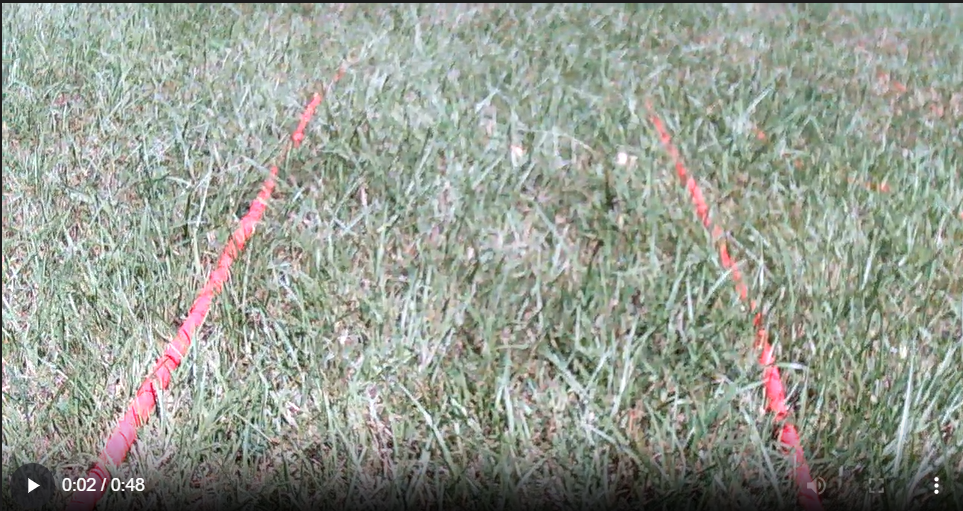
#> input picture code/main_control/outdoor_line.png, 963 x 511 px, given in place of the camera
$ python outdoor_2.py
#> lines starting #> are read from the running program, lines starting #| are printed output that depends on the picture; after the words box and inside, x2 and y2 are one past the last pixel; in counts of white or black regions, pixels touching at a corner belong together
### code/main_control/line_follow_outdoor/utils.py
from .configuration import LineFollowConfig
import cv2
import time
import numpy as np

def proportional_roi(frame, bottom_start_ratio=LineFollowConfig.ROI_BOTTOM_START, height_ratio=LineFollowConfig.ROI_HEIGHT_RATIO):
    h, w = frame.shape[:2]
    y1 = int(h * bottom_start_ratio)
    y2 = int(h * min(1.0, bottom_start_ratio + height_ratio))
    roi = frame[y1:y2, 0:w]
    return roi, (0, y1, w, y2 - y1)  # ROI 與其在原圖的位置（x, y, w, h）

def warp_perspective(img, top_left_ratio=(0.25, 0.0), top_right_ratio=(0.75, 0.0),
                     bottom_left_ratio=(0.0, 1.0), bottom_right_ratio=(1.0, 1.0),
                     out_size=(400, 600)):
    """
    將 ROI 透視校正成矩形
    - top_left_ratio ... (x_ratio, y_ratio) 代表原圖相對位置
    - out_size ... 輸出影像大小 (w, h)
    """
    h, w = img.shape[:2]

    # 定義來源四邊形 (依照比例轉 pixel)
    src = np.float32([
        [w * top_left_ratio[0], h * top_left_ratio[1]],       # 左上
        [w * top_right_ratio[0], h * top_right_ratio[1]],     # 右上
        [w * bottom_left_ratio[0], h * bottom_left_ratio[1]], # 左下
        [w * bottom_right_ratio[0], h * bottom_right_ratio[1]]# 右下
    ])

    # 定義輸出矩形座標
    dst = np.float32([
        [0, 0],                 # 左上
        [out_size[0], 0],       # 右上
        [0, out_size[1]],       # 左下
        [out_size[0], out_size[1]] # 右下
    ])

    # 透視矩陣
    M = cv2.getPerspectiveTransform(src, dst)

    # 進行透視校正
    warped = cv2.warpPerspective(img, M, out_size)

    return warped, M

def clamp(v, lo, hi):
    return max(lo, min(hi, v))

def red_mask_hsv(bgr):
    hsv = cv2.cvtColor(bgr, cv2.COLOR_BGR2HSV)
    mask1 = cv2.inRange(hsv, LineFollowConfig.H_LOW1, LineFollowConfig.H_HIGH1)
    mask2 = cv2.inRange(hsv, LineFollowConfig.H_LOW2, LineFollowConfig.H_HIGH2)
    mask = cv2.bitwise_or(mask1, mask2)
    # 形態學去噪
    k = cv2.getStructuringElement(cv2.MORPH_ELLIPSE, (LineFollowConfig.KERNEL_SIZE, LineFollowConfig.KERNEL_SIZE))
    mask = cv2.morphologyEx(mask, cv2.MORPH_OPEN, k)
    mask = cv2.morphologyEx(mask, cv2.MORPH_CLOSE, k)
    return mask

class PID:
    def __init__(self, kp, ki, kd, clamp_i=LineFollowConfig.INTEGRAL_CLAMP):
        self.kp = kp
        self.ki = ki
        self.kd = kd
        self.clamp_i = clamp_i
        self.e_prev = 0.0
        self.i_term = 0.0
        self.t_prev = None

    # [4 lines left out: function reset, not called in this run]

    def step(self, error):
        t = time.time()
        if self.t_prev is None:
            dt = 0.03  # 給個小 dt 避免第一步爆衝
        else:
            dt = max(1e-3, t - self.t_prev)

        # PID
        p = error
        self.i_term = clamp(self.i_term + error * dt, -self.clamp_i, self.clamp_i)
        d = (error - self.e_prev) / dt

        u = self.kp * p + self.ki * self.i_term + self.kd * d

        # 更新
        self.e_prev = error
        self.t_prev = t
        return u

### code/main_control/line_follow_outdoor/LineFollower.py
import cv2
import numpy as np
import math
from .DummyMotor import Motor
from .configuration import LineFollowConfig
from .utils import proportional_roi, PID, clamp, red_mask_hsv, warp_perspective


class LineFollower:
    """
    單邊循跡程式，藉由紅線的分布計算其位置與斜率，
    並用 PID 控制馬達，使車子保持在紅線一側的固定距離。
    """

    def __init__(self, motorL: Motor, motorR: Motor):
        self.motorL: Motor = motorL
        self.motorR: Motor = motorR
        self.pid = PID(LineFollowConfig.KP, LineFollowConfig.KI, LineFollowConfig.KD)
        self.base_speed = LineFollowConfig.BASE_SPEED

        self.prev_avg_offset = 0.0
        self.prev_avg_slope = 0.0

    def set_offset_amplify(self, inp: float, gamma: float):
        outp = abs(inp**gamma)
        if inp < 0:
            outp *= -1
        return outp

    def read_frame(self, frame, debug=True, return_frame = False):
        """
        1. 擷取 ROI + 透視校正
        2. 做紅色遮罩
        3. 掃描紅點平均位置
        4. 計算斜率 & 偏移
        5. 回傳
        debug=True 時會畫出 ROI、mask、各點、平均線
        """
        # --- 透視校正 ---
        frame, M = warp_perspective(frame)
        roi, (rx, ry, rw, rh) = proportional_roi(frame)
        roi = roi[:, :rw // 2]  # 只看左半邊
        mask = red_mask_hsv(roi)

        h, w = mask.shape
        # print(f"h: {h}, w: {w}")
        points = []

        # --- 掃描紅線平均位置 ---
        for y in range(h-1, 0, -5):  # 從下往上，每5像素掃描
            xs = np.where(mask[y, :] > 0)[0]
            if len(xs) > 0:
                x_mean = int(np.mean(xs))
                points.append((x_mean, y))

        if len(points) < 2:
            cal_line = False
        else:
            cal_line = True

        if cal_line:
            # --- 計算斜率 & 偏移 ---
            slope_sum = 0.0
            offset_sum = 0.0
            total_dy = 0
            for i in range(len(points)-1):
                (x1, y1), (x2, y2) = points[i], points[i+1]
                dy = abs(y2 - y1)
                if dy != 0:
                    slope = (x2 - x1) / (y2 - y1)
                    slope_sum += slope * dy
                offset_sum += self.set_offset_amplify((points[i][0] - w // 2) * dy, 1.22)
                total_dy += dy

            # 斜率: 右下到左上 > 0；左下到右上 < 0
            avg_slope = slope_sum / total_dy if total_dy != 0 else 0
            avg_slope += LineFollowConfig.SLOPE_CALIBRATION
            # 偏移: 左負右正
            avg_offset = offset_sum / total_dy
            avg_offset -= (LineFollowConfig.LINE_POSITION - 0.5) * w  # 調整基準
            avg_offset = self.set_offset_amplify(avg_offset, 3)

            # 寫入記憶中，未來沒有偵測到現就用紀錄的值
            self.prev_avg_offset = avg_offset
            self.prev_avg_slope = avg_slope
        else:
            avg_slope, avg_offset = self.prev_avg_slope, self.prev_avg_offset

        # PID 控制
        u = self.pid.step(avg_offset)

        # --- Debug 顯示 ---
        roi_debug = roi.copy()
        roi_debug = roi_debug if len(roi_debug.shape)==3 else cv2.cvtColor(roi_debug, cv2.COLOR_GRAY2BGR)
        # 畫每個掃描點
        for x, y in points:
            cv2.circle(roi_debug, (x, y), 3, (0, 255, 0), -1)

        # 畫平均 offset 線 (垂直線)
        avg_x = int(w//2 + avg_offset)
        cv2.line(roi_debug, (avg_x, 0), (avg_x, h-1), (255, 0, 0), 2)

        # 畫平均斜率線 (過 avg_x, roi 中心 y)
        y_center = h//2
        x1_line = int(avg_x - avg_slope * y_center)
        x2_line = int(avg_x + avg_slope * y_center)
        cv2.line(roi_debug, (x1_line, 0), (x2_line, h-1), (0, 0, 255), 2)

        # 顯示影像
        if debug:
            cv2.imshow("ROI Debug", roi_debug)
            cv2.imshow("Mask", mask)
        if return_frame:
            return avg_slope, avg_offset, u, mask, roi_debug

        return avg_slope, avg_offset, u

    def follow(self, frame, debug=True, return_frame = False):
        """
        執行循跡控制，更新馬達速度
        """
        if not return_frame:
            slope, offset, u = self.read_frame(frame, debug=debug)
        else:
            slope, offset, u, mask, roi_debug = self.read_frame(frame, debug=debug, return_frame=return_frame)

        if slope is None: slope = 0.0
        if offset is None: offset = 0.0
        if u is None: u = 0.0

        left_speed = clamp(self.base_speed + u, -LineFollowConfig.MAX_SPEED, LineFollowConfig.MAX_SPEED)
        right_speed = clamp(self.base_speed - u, -LineFollowConfig.MAX_SPEED, LineFollowConfig.MAX_SPEED)

        # print(f"Left: {left_speed:.2f}, Right: {right_speed:.2f}")

        self.motorL.set_speed(left_speed)
        self.motorR.set_speed(right_speed)

        if return_frame:
            return slope, offset, u, mask, roi_debug
        return slope, offset, u

### code/main_control/motor/__init__.py
import serial_connection as sc
import math

class Motor:
    def __init__(self, ser: sc.Serial):
        self.ser = ser
        self.no_negative_speed = False
        return

    def set_command_byte(self, command_byte: int):
        self.command_byte = command_byte
        return

    # [6 lines left out: function turn_on, not called in this run]

    def set_speed(self, speed: int):
        speed = int(speed)
        if speed > 255:
            speed = 255
        elif speed < -255:
            speed = -255

        if speed < 0 and self.no_negative_speed:
            speed = 0

        self.speed = speed
        outp = bytearray()
        outp.append(self.command_byte)
        outp.append(0x01 if self.speed < 0 else 0x00)
        outp.append(int(self.speed))
        self.ser.send_command(outp)
        return

    def get_speed(self) -> int:
        pass

class DualMotor:
    # [51 lines left out: functions __init__, set_speed, set_calibration, set_direction, not called in this run]

### code/main_control/serial_connection/__init__.py
import time
import serial
import threading
import asyncio

from .commands import ParseState, commands_len
from .command_handler import process_command

class Serial:
    def __init__(self, com: str, baudRate: int, simulate = False):
        self.com = com
        self.baudRate = baudRate
        self.simulate = simulate
        self.print_results = False
        if not self.simulate:
            self.ser = serial.Serial(self.com, self.baudRate)
        else:
            self.ser = None
        self.listeners = []
        self.running = False

        self.state = ParseState.WAIT_START
        self.command = None
        self.read_buffer = bytearray()
        self.readLock = asyncio.Lock()
        pass

    def send_bytes(self, bytes_inp: bytearray):
        if self.simulate:
            if self.print_results:
                print(f"Send bytes: ", bytes_inp)
            return
        self.ser.write(bytes_inp)
        return

    def send_command(self, command_bytes: bytearray):
        outp = bytearray()
        outp.append(0xFF)
        outp.extend(command_bytes)
        outp.append(0x0A)
        self.send_bytes(outp)
        return

    async def read_bytes(self, length: int, timeout: float = None):
        async with self.readLock:
            buffer = bytearray()
            if self.simulate:
                return bytearray(length)
            start = asyncio.get_event_loop().time()
            while len(buffer) < length:
                n = self.ser.in_waiting
                if n:
                    need = length - len(buffer)
                    buffer.extend(self.ser.read(min(n, need)))
                if timeout and asyncio.get_event_loop().time() - start > timeout:
                    raise asyncio.TimeoutError("Serial read timeout")
                await asyncio.sleep(0.01)
            return buffer

    def close(self):
        if self.ser: self.ser.close()
        print(f"Serial {self.com} closed")

### code/main_control/outdoor_2.py
import cv2
import numpy as np
import time
import traceback
from motor import Motor
from serial_connection import Serial

from line_follow_outdoor import LineFollower

SERIAL_SIMULATION_MODE = False
SHOW_FRAME = False
RECORD_FRAME = True

# --- Arduino Serial Setup ---
try:
    serial_motor = Serial('/dev/arduino_uno-1', 115200, simulate=SERIAL_SIMULATION_MODE)
    motorL = Motor(serial_motor); motorL.set_command_byte(0xA1); motorL.no_negative_speed = True
    motorR = Motor(serial_motor); motorR.set_command_byte(0xA2); motorR.no_negative_speed = True
    time.sleep(1)
    print("✅ Arduino connected")
except Exception as e:
    print("❌ Arduino connection failed:", e)
    exit(1)

line_follower = LineFollower(motorL, motorR)

# --- Open Camera ---
cap = cv2.VideoCapture("/dev/webcam_outdoor")
# cap = cv2.VideoCapture("video/test_outdoor/left-1.mp4")
cap.set(cv2.CAP_PROP_FRAME_WIDTH, 1280)
cap.set(cv2.CAP_PROP_FRAME_HEIGHT, 720)
cap.set(cv2.CAP_PROP_FOURCC, cv2.VideoWriter_fourcc(*'MJPG'))

# -- 設定影像擷取高度比例 --
FRAME_HEIGHT_CROP_RATE = 0.55

# --- 設定影片輸出 ---
if RECORD_FRAME:
    fourcc = cv2.VideoWriter_fourcc(*'mp4v')
    fps = 20
    frame_width, frame_height = 200, 240  # 因為只取下半影像
    out_frame = cv2.VideoWriter('output/video/outdoor_output_frame.mp4', fourcc, fps, (frame_width, frame_height))
    out_mask = cv2.VideoWriter('output/video/outdoor_output_mask.mp4', fourcc, fps, (frame_width, frame_height), isColor=False)
    if not out_frame.isOpened() or not out_mask.isOpened():
        raise RuntimeError("VideoWriter failed to open. Check path, codec and frame size!")

try:
    while True:
        ret, frame = cap.read()
#> frame is the input picture: shape (511, 963, 3); mean B, G, R 145.3, 155.7, 150
        if not ret:
            break

        if RECORD_FRAME:
            slope, offset, u, mask, roi_debug = line_follower.follow(frame, debug=SHOW_FRAME, return_frame=RECORD_FRAME)
#> in warp_perspective, `warped = cv2.warpPerspective(img, M, out_size)`:
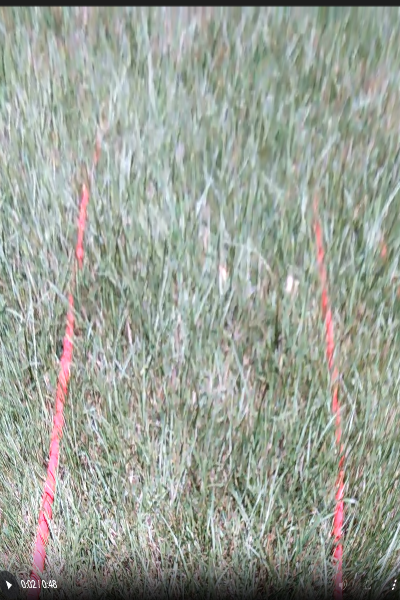
#> warped: shape (600, 400, 3); mean B, G, R 151.7, 162, 155.6
#> in read_frame, `frame, M = warp_perspective(frame)`: M = [[0.831, 0.391, -200], [0, 2.35, 0], [0, 0.00196, 1]]
#> in proportional_roi, `roi = frame[y1:y2, 0:w]`:
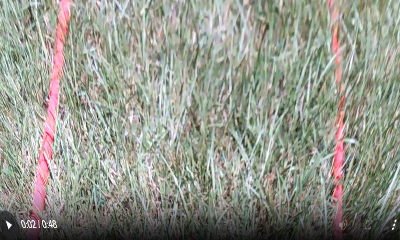
#> roi: shape (240, 400, 3); mean B, G, R 139.2, 150, 147.7
#> in read_frame, `roi, (rx, ry, rw, rh) = proportional_roi(frame)`: rx = 0; ry = 360; rw = 400; rh = 240
#> in read_frame, `roi = roi[:, :rw // 2]`:
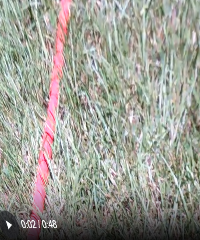
#> roi: shape (240, 200, 3); mean B, G, R 147.8, 156.5, 156.3
#> in red_mask_hsv, `hsv = cv2.cvtColor(bgr, cv2.COLOR_BGR2HSV)`: hsv: shape (240, 200, 3); mean H, S, V 57.2, 27.5, 162.5
#> in red_mask_hsv, `mask1 = cv2.inRange(hsv, LineFollowConfig.H_LOW1, LineFollowConfig.H_H..`:
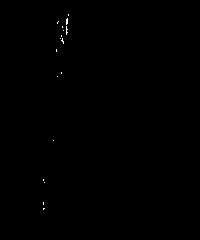
#> mask1: shape (240, 200); 0.12% white in thin lines or dots, all inside (x1, y1, x2, y2) = (43, 14, 69, 210)
#> in red_mask_hsv, `mask2 = cv2.inRange(hsv, LineFollowConfig.H_LOW2, LineFollowConfig.H_H..`:
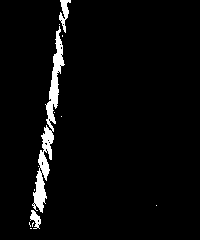
#> mask2: shape (240, 200); 3.8% white; 13 white regions (10 under 20 px), largest, box (x1, y1, x2, y2) and area: (32, 26, 65, 213) 1494, (59, 0, 71, 33) 180, (30, 210, 41, 229) 111
#> in red_mask_hsv, `mask = cv2.bitwise_or(mask1, mask2)`: mask: shape (240, 200); 3.9% white; 14 white regions (11 under 20 px), largest, box (x1, y1, x2, y2) and area: (32, 26, 65, 213) 1519, (59, 0, 71, 35) 208, (30, 210, 41, 229) 111
#> in red_mask_hsv, `mask = cv2.morphologyEx(mask, cv2.MORPH_OPEN, k)`:
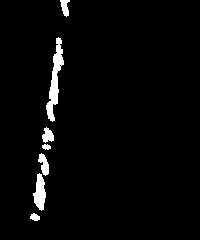
#> mask: shape (240, 200); 2.9% white; 7 white regions, largest, box (x1, y1, x2, y2) and area: (46, 37, 64, 122) 606, (33, 173, 46, 211) 313, (38, 153, 49, 176) 150
#> in red_mask_hsv, `mask = cv2.morphologyEx(mask, cv2.MORPH_CLOSE, k)`: mask: shape (240, 200); 3% white; 5 white regions, box (x1, y1, x2, y2) and area: (46, 37, 64, 122) 618, (33, 153, 49, 211) 482, (42, 127, 54, 150) 177, (60, 0, 70, 17) 105, (30, 213, 40, 221) 57
#> the loop in read_frame, `for y in range(h-1, 0, -5):` made 48 passes
#> (xs, x_mean) on passes 5 to 16: ([32, 33, 34, 35, 36, 37, 38, 39], 35), ([31, 32, 33, 34, 35, 36], 33), ([39, 40, 41, 42, 43], 41), ([36, 37, 38, 39, 40, 41, 42, 43], 39), ([34, 35, 36, 37, 38, 39, 40, 41, 42, 43, 44], 39), ([33, 34, 35, 36, 37, 38, 39, 40, 41, 42, 43, 44, 45], 39), ([36, 37, 38, 39, 40, 41, 42, 43, 44], 40), ([36, 37, 38, 39, 40, 41, 42, 43, 44], 40), ([37, 38, 39, 40, 41, 42, 43], 40), ([37, 38, 39, 40, 41, 42, 43, 44, 45, 46, 47], 42), ([41, 42, 43, 44, 45, 46, 47, 48], 44), ([41, 42, 43, 44, 45, 46, 47, 48], 44)
#> after the loop in read_frame, `for y in range(h-1, 0, -5):`: points = 39 pairs, first value 33 to 66, second value 4 to 219
#> the loop in read_frame, `for i in range(len(points)-1):` made 38 passes
#> (x1, y1, x2, y2, dy, slope, slope_sum, outp in set_offset_amplify) on passes 1 to 12: (35, 219, 33, 214, 5, 0.4, 2, -1160.1), (33, 214, 41, 209, 5, -1.6, -6, -1203.8), (41, 209, 39, 204, 5, 0.4, -4, -1030.8), (39, 204, 39, 199, 5, 0, -4, -1073.6), (39, 199, 39, 194, 5, 0, -4, -1073.6), (39, 194, 40, 189, 5, -0.2, -5, -1073.6), (40, 189, 40, 184, 5, 0, -5, -1052.2), (40, 184, 40, 179, 5, 0, -5, -1052.2), (40, 179, 42, 174, 5, -0.4, -7, -1052.2), (42, 174, 44, 169, 5, -0.4, -9, -1009.5), (44, 169, 44, 164, 5, 0, -9, -967.2), (44, 164, 42, 159, 5, 0.4, -7, -967.2)
#> after the loop in read_frame, `for i in range(len(points)-1):`: offset_sum = -38592.4; slope_sum = -28; total_dy = 215
#> in read_frame, `avg_slope = slope_sum / total_dy if total_dy != 0 else 0`: avg_slope = -0.13
#> in read_frame, `avg_slope += LineFollowConfig.SLOPE_CALIBRATION`: avg_slope = 0.0998
#> in read_frame, `avg_offset = offset_sum / total_dy`: avg_offset = -179.5
#> in read_frame, `avg_offset -= (LineFollowConfig.LINE_POSITION - 0.5) * w`: avg_offset = -169.5
#> in read_frame, `avg_offset = self.set_offset_amplify(avg_offset, 3)`: avg_offset = -4869746.7
#> in read_frame, `self.prev_avg_slope = avg_slope`: self.prev_avg_slope = 0.0998
#> in step, `p = error`: p = -4869746.7
#> in step, `self.i_term = clamp(self.i_term + error * dt, -self.clamp_i, self.clam..`: self.i_term = -1000
#> in step, `d = (error - self.e_prev) / dt`: d = -162324891.5
#> in step, `u = self.kp * p + self.ki * self.i_term + self.kd * d`: u = -219.1
#> in step, `self.e_prev = error`: self.e_prev = -4869746.7
#> in read_frame, `u = self.pid.step(avg_offset)`: u = -219.1
#> the loop in read_frame, `for x, y in points:` made 39 passes
#> (x, y) on passes 1 to 12: (35, 219), (33, 214), (41, 209), (39, 204), (39, 199), (39, 194), (40, 189), (40, 184), (40, 179), (42, 174), (44, 169), (44, 164)
#> after the loop in read_frame, `for x, y in points:`:
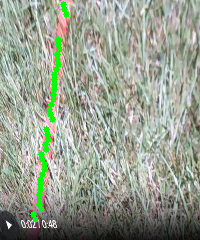
#> roi_debug: shape (240, 200, 3); 2.22% of pixels changed, all inside (x1, y1, x2, y2) = (30, 1, 70, 223)
#> in read_frame, `avg_x = int(w//2 + avg_offset)`: avg_x = -4869646
#> in read_frame, `x1_line = int(avg_x - avg_slope * y_center)`: x1_line = -4869657
#> in read_frame, `x2_line = int(avg_x + avg_slope * y_center)`: x2_line = -4869634
#> in follow, `slope, offset, u, mask, roi_debug = self.read_frame(frame, debug=debug..`: slope = 0.0998; offset = -4869746.7; u = -219.1
#> in follow, `left_speed = clamp(self.base_speed + u, -LineFollowConfig.MAX_SPEED, L..`: left_speed = -119.1
#> in follow, `right_speed = clamp(self.base_speed - u, -LineFollowConfig.MAX_SPEED, ..`: right_speed = 150
#> in set_speed, `speed = int(speed)`: speed = -119
#> slope = 0.0998; offset = -4869746.7; u = -219.1
        else:
            slope, offset, u = line_follower.follow(frame, debug=SHOW_FRAME)
        print(f"[Line Follow] Offset={offset:.2f}, Slope={slope:.2f}, Control={u:.3f}")
#| [Line Follow] Offset=-4869746.74, Slope=0.10, Control=-219.139

        if RECORD_FRAME:
            out_frame.write(roi_debug)
            out_mask.write(mask)

        if cv2.waitKey(1) & 0xFF == 27:  #press ESC
#> (key Esc is pressed here)
            break

        time.sleep(0.03)

except Exception as e:
    import traceback
    print("❌ Error while doing main loop:")
    print("Error type:", type(e).__name__)
    print("Error message:", str(e))
    traceback.print_exc()
    tb = traceback.extract_tb(e.__traceback__)
    for filename, lineno, func, text in tb:
        print(f"Filename: {filename}, Line: {lineno}, Function: {func}, Code: {text}")

finally:
    print("🧹 Releasing resources...")
    cap.release()
    cv2.destroyAllWindows()
    if RECORD_FRAME:
        out_frame.release()
        out_mask.release()
    if serial_motor:
        serial_motor.close()
    print("✅ Finished and saved videos.")
